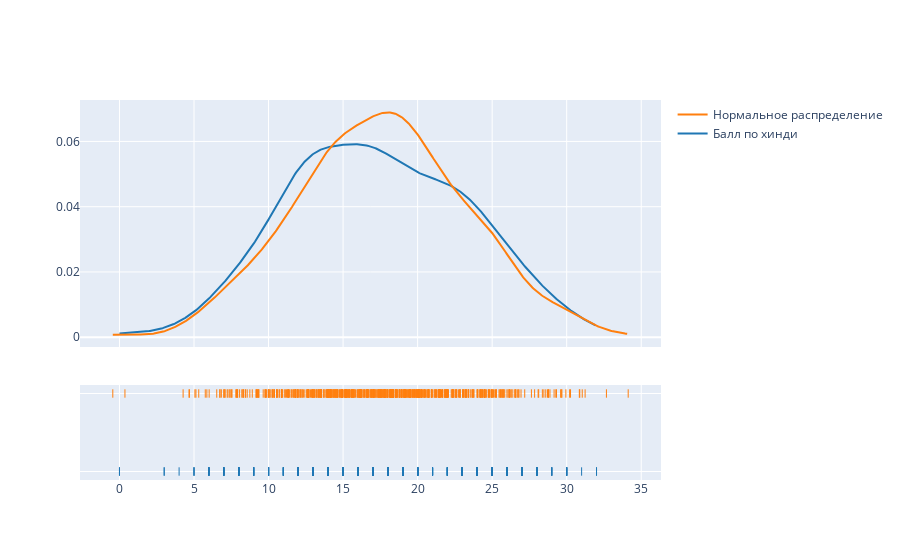

Notebook cell for this chart:
### Code cell
ff.create_distplot([df_wide['tot_math2'].dropna(),
                    np.random.normal(df_wide['tot_math2'].dropna().mean(),
                                     df_wide['tot_math2'].dropna().std(),len(df_wide))], 
                                     ['Балл по хинди','Нормальное распределение'], show_hist=False)

### Figure 1 — Plotly figure (JSON) as saved in the notebook; plotly's stock layout.template omitted (floating-point values rounded to 4 significant figures; data arrays with more than 128 entries replaced by an {"elided": "..."} marker saying what was removed)
{"data": [{"legendgroup": "Балл по хинди", "marker": {"color": "rgb(31, 119, 180)"}, "mode": "lines", "name": "Балл по хинди", "showlegend": true, "type": "scatter", "x": {"elided": "500 float values"}, "xaxis": "x", "y": {"elided": "500 float values"}, "yaxis": "y"}, {"legendgroup": "Нормальное распределение", "marker": {"color": "rgb(255, 127, 14)"}, "mode": "lines", "name": "Нормальное распределение", "showlegend": true, "type": "scatter", "x": {"elided": "500 float values"}, "xaxis": "x", "y": {"elided": "500 float values"}, "yaxis": "y"}, {"legendgroup": "Балл по хинди", "marker": {"color": "rgb(31, 119, 180)", "symbol": "line-ns-open"}, "mode": "markers", "name": "Балл по хинди", "showlegend": false, "type": "scatter", "x": {"elided": "539 int values"}, "xaxis": "x", "y": {"elided": "539 str values"}, "yaxis": "y2"}, {"legendgroup": "Нормальное распределение", "marker": {"color": "rgb(255, 127, 14)", "symbol": "line-ns-open"}, "mode": "markers", "name": "Нормальное распределение", "showlegend": false, "type": "scatter", "x": {"elided": "619 float values"}, "xaxis": "x", "y": {"elided": "619 str values"}, "yaxis": "y2"}], "layout": {"barmode": "overlay", "hovermode": "closest", "legend": {"traceorder": "reversed"}, "xaxis": {"anchor": "y2", "domain": [0, 1], "zeroline": false}, "yaxis": {"anchor": "free", "domain": [0.35, 1], "position": 0}, "yaxis2": {"anchor": "x", "domain": [0, 0.25], "dtick": 1, "showticklabels": false}}}
